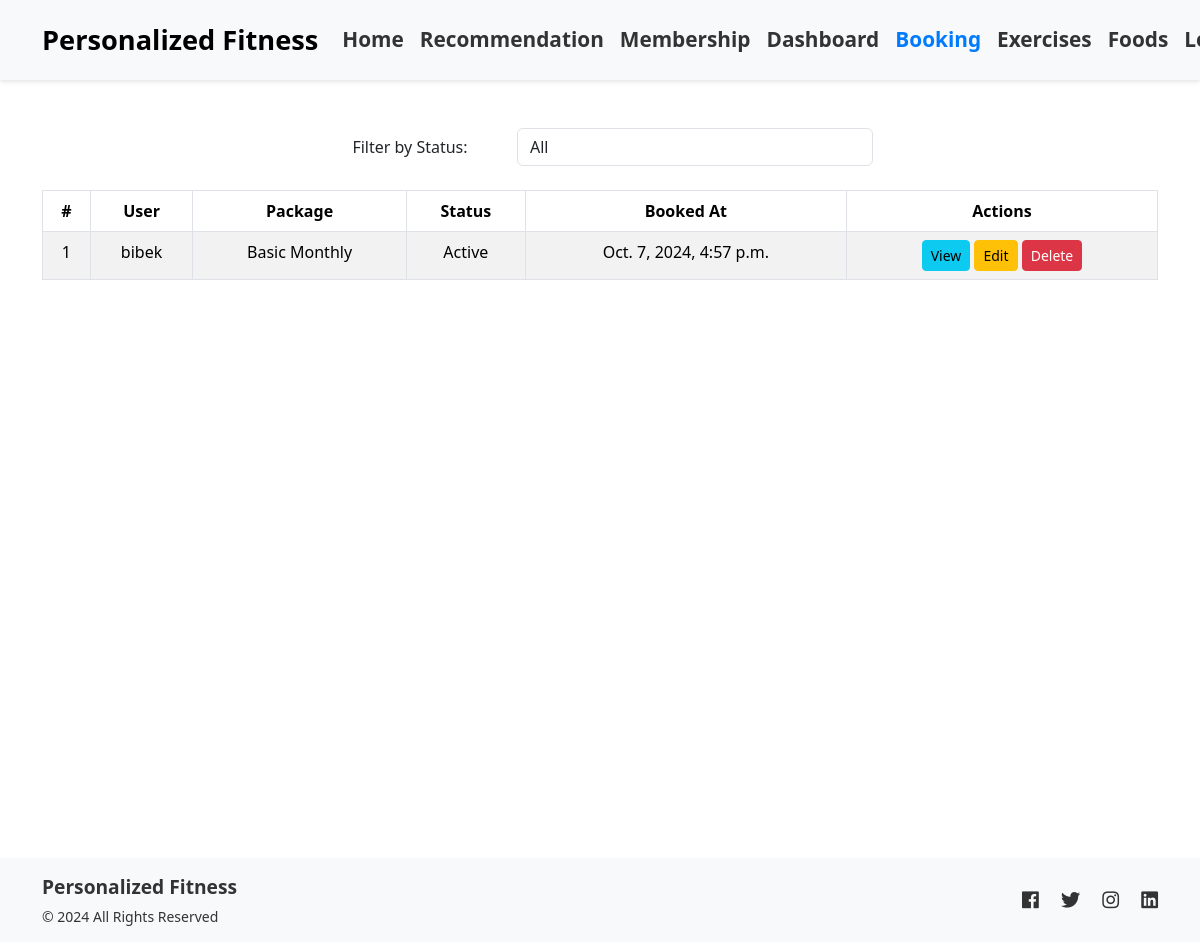
The app's page /membership/bookings/ (signed in), older data.
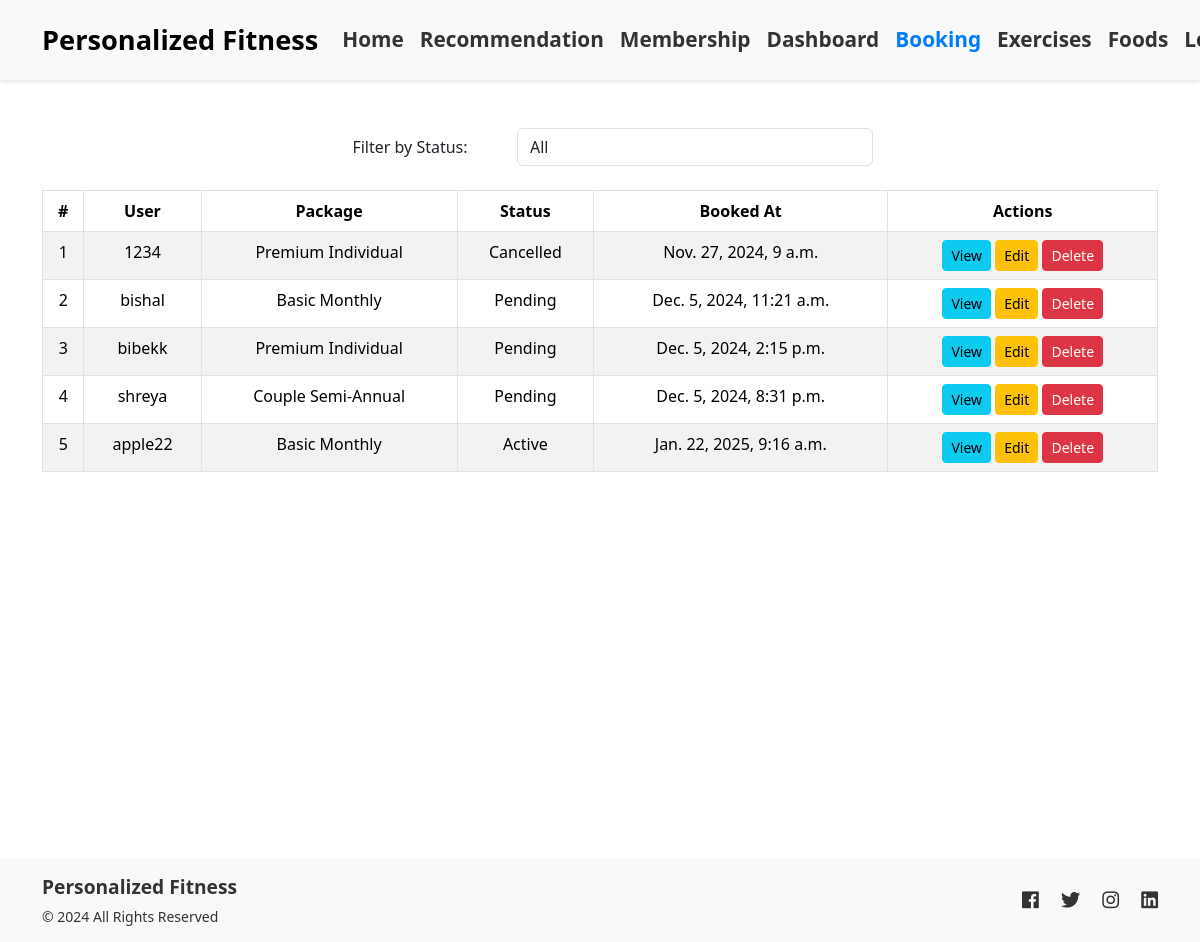
The same page, newer data.
### membership/models.py (models this page shows, shortened)
class Booking(models.Model):
    STATUS_CHOICES = [
        ('Pending', 'Pending'),
        ('Active', 'Active'),
        ('Expired', 'Expired'),
        ('Cancelled', 'Cancelled'),
    ]
    user = models.ForeignKey(User, related_name='memberships', on_delete=models.CASCADE)
    membership_package = models.ForeignKey(Package, on_delete=models.CASCADE)
    status = models.CharField(max_length=10, choices=STATUS_CHOICES, default='Pending')
    booked_at = models.DateTimeField(auto_now_add=True)
    updated_at = models.DateTimeField(auto_now=True)

class Package(models.Model):
    PACKAGE_CHOICES = [
        ('Monthly', 'Monthly'),
        ('Quarterly', 'Quarterly'),
        ('Semi-Annually', 'Semi-Annually'),
        ('Annually', 'Annually'),
    ]
    CATEGORY_CHOICES = [
        ('Individual', 'Individual'),
        ('Student', 'Student'),
        ('Couple', 'Couple'),
        ('Family', 'Family'),
    ]
    name = models.CharField(max_length=50, unique=True)
    description = models.TextField(blank=True, null=True)
    package_type = models.CharField(max_length=20, choices=PACKAGE_CHOICES)
    category = models.CharField(max_length=20, choices=CATEGORY_CHOICES, default='Individual')
    price = models.DecimalField(max_digits=10, decimal_places=2)
    is_active = models.BooleanField(default=True)
    created_at = models.DateTimeField(auto_now_add=True)
    updated_at = models.DateTimeField(auto_now=True)

### membership/views.py (the view)
    def wrapper(request, *args, **kwargs):
        if not is_admin(request.user):
            messages.error(request, "You are not allowed to access this page.")
            return HttpResponseRedirect(reverse('packages'))
        return view_func(request, *args, **kwargs)

### membership/views.py (called while the page is built)
def is_admin(user):
    return user.is_superuser

def admin_required(view_func):
    def wrapper(request, *args, **kwargs):
        if not is_admin(request.user):
            messages.error(request, "You are not allowed to access this page.")
            return HttpResponseRedirect(reverse('packages'))
        return view_func(request, *args, **kwargs)
    return wrapper

@login_required(login_url='login')
@admin_required
def booking_list(request):
    status_filter = request.GET.get('status')
    if status_filter:
        bookings = Booking.objects.filter(status=status_filter)
    else:
        bookings = Booking.objects.all()
    return render(request, 'bookings/booking_list.html', {'bookings': bookings})

### membership/templates/bookings/booking_list.html (shortened to what this page needs)
{% extends "main.html" %}
{% block content %}
<div class="container py-5 text-center">
    <form method="GET" id="filterForm" class="mb-4">
        <div class="form-group row justify-content-center">
            <label for="status" class="col-sm-2 col-form-label">Filter by Status:</label>
            <div class="col-sm-4">
                <select name="status" id="status" class="form-control" onchange="submitForm()">
                    <option value="">All</option>
                </select>
            </div>
        </div>
    </form>
    <table class="table table-striped table-bordered">
        <thead>
            <tr>
                <th>#</th>
                <th>User</th>
                <th>Package</th>
                <th>Status</th>
                <th>Booked At</th>
                <th>Actions</th>
            </tr>
        </thead>
        <tbody>
            {% for booking in bookings %}
                <tr>
                    <td>{{ forloop.counter }}</td>
                    <td>{{ booking.user.username }}</td>
                    <td>{{ booking.membership_package.name }}</td>
                    <td>{{ booking.status }}</td>
                    <td>{{ booking.booked_at }}</td>
                    <td>
                        <a href="{% url 'booking_detail' booking.pk %}" class="btn btn-info btn-sm">View</a>
                        <a href="{% url 'booking_update' booking.pk %}" class="btn btn-warning btn-sm">Edit</a>
                        <a href="{% url 'booking_delete' booking.pk %}" class="btn btn-danger btn-sm">Delete</a>
                    </td>
                </tr>
            {% empty %}
                <tr>
                    <td colspan="6" class="text-center">No bookings available.</td>
                </tr>
            {% endfor %}
        </tbody>
    </table>
</div>
{% endblock %}

### templates/main.html (shortened to what this page needs)
<!DOCTYPE html>
<html lang="en">
<head>
    <link href="https://cdn.jsdelivr.net/npm/bootstrap@5.3.3/dist/css/bootstrap.min.css" rel="stylesheet"
>
    <link rel="stylesheet" href="https://use.fontawesome.com/releases/v5.6.1/css/all.css"
>
    <link rel="stylesheet" type="text/css" href="https://cdn.datatables.net/1.10.25/css/jquery.dataTables.css">
</head>
<body>
    {% include 'navbar.html' %}
    <main>
        {% block content %}
        {% endblock %}
    </main>
    {% include 'footer.html' %}
</body>
</html>

### templates/navbar.html (shortened to what this page needs)
<nav class="navbar navbar-expand-lg navbar-light bg-light fixed-top">
  <div class="container">
    <a class="navbar-brand" href="/">Personalized Fitness</a>
    <div class="collapse navbar-collapse" id="navbarNavDropdown">
      <ul class="navbar-nav ms-auto">
        <li class="nav-item">
          <a id="home-link" class="nav-link" aria-current="page" href="/">Home</a>
        </li>
        <li class="nav-item">
          <a id="recommendation-link" class="nav-link" href="{% url 'recommendation' %}">Recommendation</a>
        </li>
        <li class="nav-item">
          <a id="packages-link" class="nav-link" href="{% url 'packages' %}">Membership</a>
        </li>
        {% if user.is_authenticated %}
        {% if user.is_superuser %}
        <li class="nav-item">
          <a id="dashboard-link" class="nav-link" href="{% url 'dashboard' %}">Dashboard</a>
        </li>
        <li class="nav-item">
          <a id="booking-link" class="nav-link" href="{% url 'booking_list' %}">Booking</a>
        </li>
        <li class="nav-item">
          <a id="exercise-link" class="nav-link" href="{% url 'exercise_list' %}">Exercises</a>
        </li>
        <li class="nav-item">
          <a id="food-link" class="nav-link" href="{% url 'food_list' %}">Foods</a>
        </li>
        {% else %}
        <li class="nav-item">
          <span class="nav-link">Hello, {{request.user}}</span>
        </li>
        {% endif %}
        <li class="nav-item">
          <a id="logout-link" class="nav-link" href="{% url 'logout' %}">Logout</a>
        </li>
        {% else %}
        <li class="nav-item">
          <a id="login-link" class="nav-link" href="{% url 'login' %}">Login</a>
        </li>
        {% endif %}
      </ul>
    </div>
  </div>
</nav>

### templates/footer.html (shortened to what this page needs)
<footer class="footer mt-5">
  <div class="container">
    <div class="row align-items-center">
      <div class="col-md-6">
        <span class="footer-brand">Personalized Fitness</span>
        <small class="d-block mt-1">&copy; 2024 All Rights Reserved</small>
      </div>
      <div class="col-md-6 text-md-end mt-2 mt-md-0">
        <div class="social-icons">
          <a href="#" class="me-2"><i class="fab fa-facebook"></i></a>
          <a href="#" class="me-2"><i class="fab fa-twitter"></i></a>
          <a href="#" class="me-2"><i class="fab fa-instagram"></i></a>
          <a href="#"><i class="fab fa-linkedin"></i></a>
        </div>
      </div>
    </div>
  </div>
</footer>

### templates/main.html (style rules this page uses)
main { min-height: calc(100vh - 70px); margin-top: 80px; }

### templates/navbar.html (style rules this page uses)
.navbar { background-color: #f8f9fa; box-shadow: 0 2px 4px rgba(0, 0, 0, .1); min-height: 80px; }
.navbar-brand { font-weight: 700; color: black; font-size: 1.7rem; }
.nav-link { font-weight: 600; color: #333; transition: color 0.3s ease; padding-top: 12px; padding-bottom: 12px; font-size: 1.3rem; }
.nav-link:hover, .nav-link.active { color: #007bff !important; }
.nav-item .active { color: #007bff; }

### templates/footer.html (style rules this page uses)
.footer { background-color: #f8f9fa; color: #333; padding: 15px 0; }
.footer-brand { font-size: 1.2rem; font-weight: 700; }
.social-icons a { color: #333; font-size: 1.2rem; margin-left: 10px; transition: color 0.3s ease; }

Row changes from the older to the newer data that the page shows:
removed Booking: user.username "bibek", membership_package.name "Basic Monthly", status "Active", booked_at "Oct. 7, 2024, 4:57 p.m."
added Booking: user.username "1234", membership_package.name "Premium Individual", status "Cancelled", booked_at "Nov. 27, 2024, 9 a.m."
added Booking: user.username "bishal", membership_package.name "Basic Monthly", status "Pending", booked_at "Dec. 5, 2024, 11:21 a.m."
added Booking: user.username "bibekk", membership_package.name "Premium Individual", status "Pending", booked_at "Dec. 5, 2024, 2:15 p.m."
added Booking: user.username "shreya", membership_package.name "Couple Semi-Annual", status "Pending", booked_at "Dec. 5, 2024, 8:31 p.m."
added Booking: user.username "apple22", membership_package.name "Basic Monthly", status "Active", booked_at "Jan. 22, 2025, 9:16 a.m."
